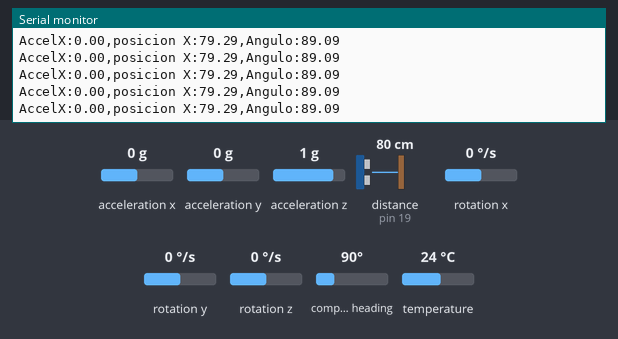
This sketch was run on a simulated Arduino Uno, built with avr-gcc and run on an emulated ATmega328P. Shown: the last lines printed to the serial monitor. Wiring (inferred from the names in the program): MPU-6050 motion sensor at I2C address 0x68. The inputs (shaded band) are chosen by the test bench; at power-on: acceleration x 0 g, compass heading 90°, distance to the obstacle (sensor on pin 19) 80 cm, acceleration y 0 g, acceleration z 1 g, rotation x 0 °/s, rotation y 0 °/s, rotation z 0 °/s, temperature 24 °C. The echo pulse lasts 58.3 µs per cm.

Above: at 1.3 s.
1.4 s: acceleration x set to -1.4 g
At 2.4 s:
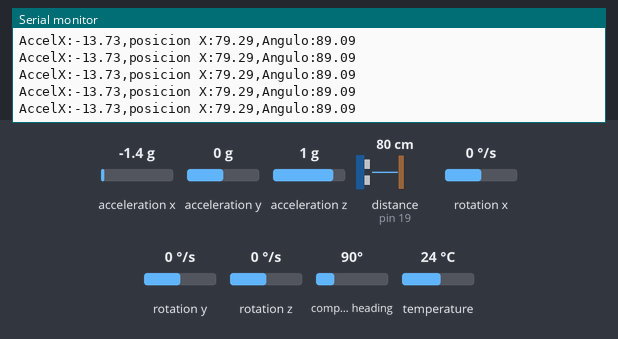
4.4 s: acceleration x set to 1.4 g
At 5.1 s:
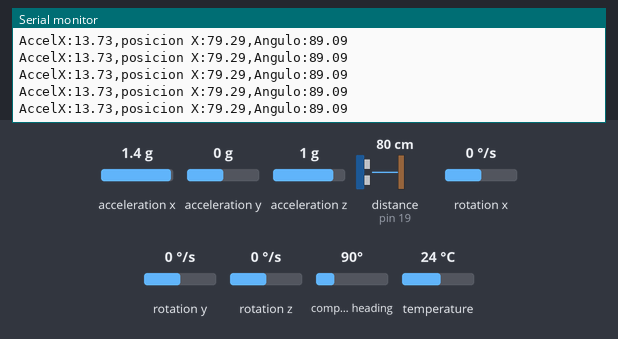
7.4 s: compass heading set to 180°
At 7.9 s:
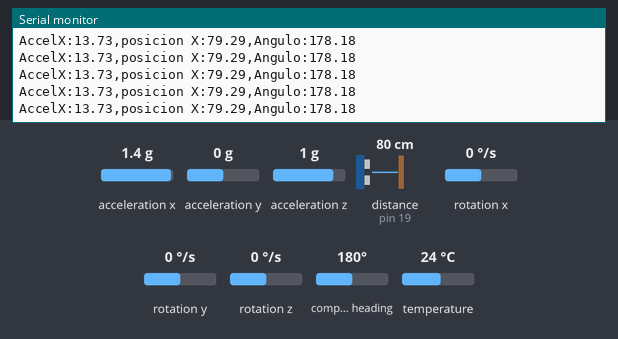
10.4 s: compass heading set to 90°
At 11.5 s:
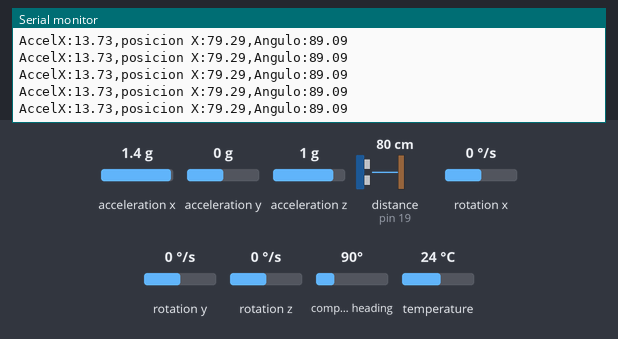
13.4 s: distance to the obstacle (sensor on pin 19) set to 2 cm
At 13.9 s:
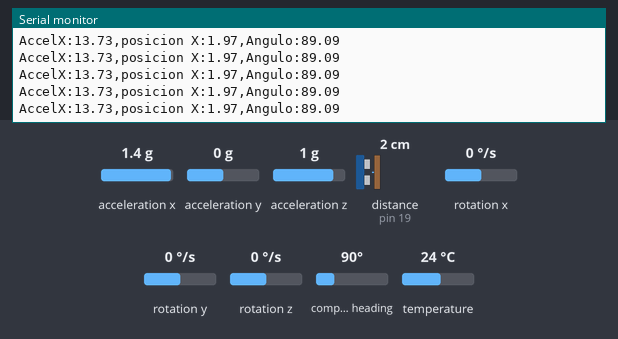
14.9 s: distance to the obstacle (sensor on pin 19) set to 4 cm
At 15.5 s:
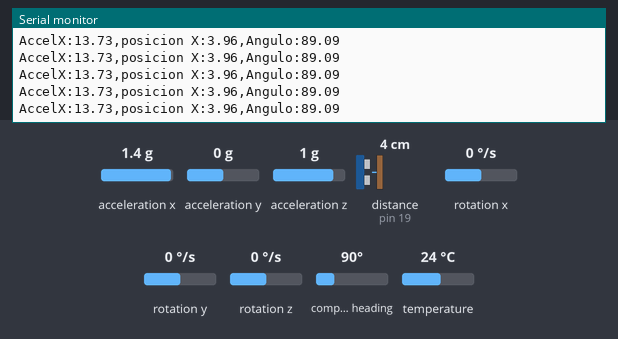
Timing chart, 0 to 17.4 s (numbered marks = the images above; inputs shaded):
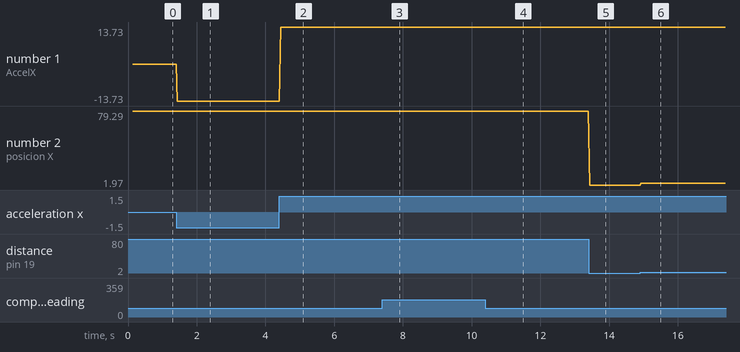

Measured:
- after the input at 1.4 s, the serial monitor: prints a new line at once (image 1)
- after the input at 4.4 s, the serial monitor: prints a new line at once (image 2)
- after the input at 7.4 s, the serial monitor: prints a new line at once (image 3)
- after the input at 10.4 s, the serial monitor: prints a new line at once (image 4)
- after the input at 13.4 s, the serial monitor: prints a new line at once (image 5)
- after the input at 14.9 s, the serial monitor: prints a new line at once (image 6)
- plotted number 1: 0 → -13.73 after the input at 1.4 s, -13.73 → 13.73 after the input at 4.4 s
- plotted number 2: 79.29 → 1.97 after the input at 13.4 s, 1.97 → 3.96 after the input at 14.9 s

The sketch:

sketch_jul07a.ino
```cpp
// definiciones acelerometro
#include <AS5600.h>
#include <Adafruit_MPU6050.h>
#include <Adafruit_Sensor.h>
#include <Wire.h>
// definiciones acelerometro
Adafruit_MPU6050 mpu;
float acl;
// definiciones angulo
AMS_5600 ams5600;
int ang, lang = 0;
float grados;
// declaraciones sensor posicion
#define echoPin 19
#define trigPin 18
float duration; // variable for the duration of sound wave travel
float distance; // variable for the distance measurement
//declaraciones para la comunicacion
char dato;
String cadena1;
String cadena2;
String cadena3;
String term = ":";
String resultado;

void setup(void) {
  Serial.begin(115200);
//-----------------------------------------------------------------------
  Wire.begin();

    if(ams5600.detectMagnet() == 0 ){
      while(1){
          if(ams5600.detectMagnet() == 1 ){
              Serial.print("Current Magnitude: ");
              Serial.println(ams5600.getMagnitude());
              break;
          }
          else{
              Serial.println("Can not detect magnet");
          }
          delay(1000);
      }
    }
//-----------------------------------------------------------------------
 Wire.beginTransmission(0x68);
 Wire.write(0x6B);
 Wire.write(0);
 Wire.endTransmission(true);
 if (!mpu.begin(0x68)) {
   Serial.println("Failed to find MPU6050 chip");
   while (1) {
     delay(10);
   }
 }
 mpu.setAccelerometerRange(MPU6050_RANGE_16_G);

  Serial.println("");
  delay(100);
//-----------------------------------------------------------------------
// declaraciones sensor posicion
  pinMode(trigPin, OUTPUT); // Sets the trigPin as an OUTPUT
  pinMode(echoPin, INPUT); // Sets the echoPin as an INPUT
}

void loop() {
  aceleracion();
  posicion();
  grados = angulo(ams5600.getRawAngle());
  imprime_arduino();
}

void aceleracion(){
  sensors_event_t a, g, temp;
  mpu.getEvent(&a, &g, &temp);
  acl = a.acceleration.x;
  delay(10);
}

void posicion(){
    // Clears the trigPin condition
  digitalWrite(trigPin, LOW);
  delayMicroseconds(2);
  // Sets the trigPin HIGH (ACTIVE) for 10 microseconds
  digitalWrite(trigPin, HIGH);
  delayMicroseconds(10);
  digitalWrite(trigPin, LOW);
  // Reads the echoPin, returns the sound wave travel time in microseconds
  duration = pulseIn(echoPin, HIGH);
  // Calculating the distance
  distance = duration * 0.034 / 2; // Speed of sound wave divided by 2 (go and back)
  // Displays the distance on the Serial Monitor
  delay(20);
}

float angulo(word newAngle){
    /* Raw data reports 0 - 4095 segments, which is 0.087 of a degree */
  float retVal = newAngle * 0.087;
  return retVal;
}

void imprime_arduino(){
  Serial.print("AccelX:");
  Serial.print(acl);
  Serial.print(",");
  Serial.print("posicion X:");
  Serial.print(distance);
  Serial.print(",");
  Serial.print("Angulo:");
  Serial.println(grados);
  //Serial.println("");
}
```
